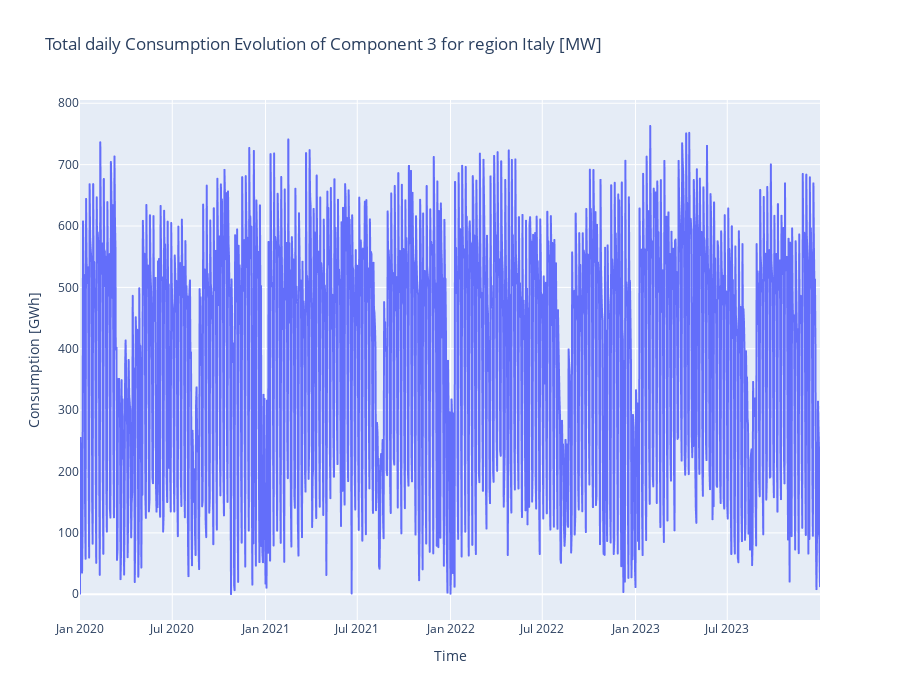

Source (notebook cell):
### Markdown cell above
# Analysis

### Code cell
component = 'Component 3'
region = 'Italy'
df_plot = day_df[day_df.region == region]

fig = px.line(
    df_plot,
    x = 'date',
    y = component,
    title = f'Total daily Consumption Evolution of {component} for region {region} [MW]',
    height = 700,
    hover_data={'date': '|%B %d, %Y', component: True, 'daytype': True}
)

fig.update_xaxes(title_text='Time')
fig.update_yaxes(title_text='Consumption [GWh]')
fig.show()

### Figure 1 — Plotly figure (JSON) as saved in the notebook; plotly's stock layout.template omitted (floating-point values rounded to 4 significant figures; data arrays with more than 128 entries replaced by an {"elided": "..."} marker saying what was removed)
{"data": [{"customdata": {"elided": "1461x1 str values"}, "hovertemplate": "date=%{x|%B %d, %Y}<br>Component 3=%{y}<br>daytype=%{customdata[0]}<extra></extra>", "legendgroup": "", "line": {"color": "#636efa", "dash": "solid"}, "marker": {"symbol": "circle"}, "mode": "lines", "name": "", "showlegend": false, "type": "scattergl", "x": {"elided": "1461 str values"}, "xaxis": "x", "y": {"elided": "1461 float values"}, "yaxis": "y"}], "layout": {"height": 700, "legend": {"tracegroupgap": 0}, "title": {"text": "Total daily Consumption Evolution of Component 3 for region Italy [MW]"}, "xaxis": {"anchor": "y", "domain": [0, 1], "title": {"text": "Time"}}, "yaxis": {"anchor": "x", "domain": [0, 1], "title": {"text": "Consumption [GWh]"}}}}
